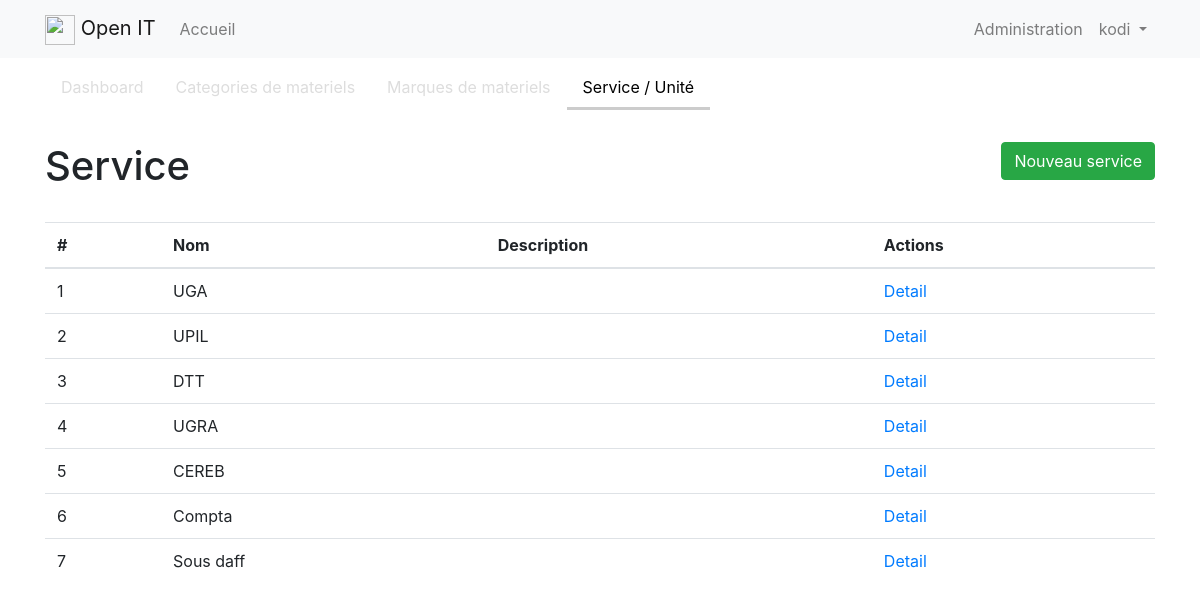
The app's page /admin/service (signed in) with its own data.
### app/models.py (models this page shows, shortened)
class User(UserMixin, db.Model):
    id = db.Column(db.Integer, primary_key=True)
    username = db.Column(db.String(64), index=True, unique=True)
    email = db.Column(db.String(120), index=True, unique=True)
    password_hash = db.Column(db.String(128))
    about_me = db.Column(db.String(140))
    last_seen = db.Column(db.DateTime, default=datetime.utcnow)

class Service(db.Model):
    id = db.Column(db.Integer, primary_key=True)
    name = db.Column(db.String(60), unique=True)
    description = db.Column(db.String(200))
    equipments = db.relationship('Equipment', backref='service', lazy='dynamic')

### app/admin/routes.py (the view)
@bp.route('/service')
@login_required
def service():
    list = Service.query.all()
    return render_template('admin/service/service.html', list=list)

### app/models.py (called while the page is built)
@login.user_loader
def load_user(id):
    return User.query.get(int(id))

### app/templates/admin/service/service.html
{% extends "admin/index.html" %}
{% set active_page = "service" %}
{% block admin_app %}
<div class="container">
  <div class="btn-toolbar justify-content-between py-4">
    <h1>Service</h1>
    <div>
      <a class="btn btn-success" href="{{ url_for('admin.add_service') }}">Nouveau service</a>
    </div>
  </div>
  <table class="table">
    <thead>
      <tr>
        <th>#</th>
        <th>Nom</th>
        <th>Description</th>
        <th>Actions</th>
      </tr>
    </thead>
    <tbody>
        {% for item in list %}
        <tr>
            <td>{{item.id}}</td>
            <td>{{item.name}}</td>
            <td>{{item.description}}</td>
            <td>
                <a href="{{ url_for('admin.detail_service', id=item.id) }}">Detail</a>
            </td>
        </tr>
        {% endfor %}
    </tbody>
  </table>
</div>
{% endblock %}

### app/templates/base.html (shortened to what this page needs)
<html>
    <head>
        <link href="{{ url_for('static', filename='styles/bootstrap.css') }}" rel="stylesheet">
        <link href="{{ url_for('static', filename='styles/theme.css') }}" rel="stylesheet">
    </head>
    <body>
        <nav class="navbar navbar-expand-lg navbar-light bg-light">
          <div class="container">
            <a class="navbar-brand" href="#">
              <img src="/docs/4.1/assets/brand/bootstrap-solid.svg" width="30" height="30" alt="">
              Open IT
            </a>
            {% if current_user.is_authenticated %}
            <div class="collapse navbar-collapse" id="navbarNav">
                <ul class="navbar-nav">
                <li class="nav-item">
                  <a class="nav-link" href="{{ url_for('home.index') }}">Accueil</a>
                </li>
              </ul>
            </div>
            <ul class="navbar-nav ml-auto">
              <li class="nav-item">
                <a class="nav-link" href="{{ url_for('admin.index') }}">Administration</a>
              </li>
              <li class="nav-item dropdown">
                <a class="nav-link dropdown-toggle" href="#" id="navbarDropdown" role="button" data-toggle="dropdown" aria-haspopup="true" aria-expanded="false">
                  {{current_user.username}}
                </a>
              </li>
            </ul>
            {% else %}
              <a href="{{ url_for('auth.login') }}">Login</a>
            {% endif %}
          </div>
        </nav>
        <div>
            <div class="container">
                <div class="row  justify-content-md-center">
                  <div class="col-6">
                  </div>
                </div>
              </div>
        </div>
        <main>
          {% block content %}{% endblock %}
        </main>
    </body>
</html>

### records on screen
User: username "kodi"
Service: id "1", name "UGA"
Service: id "2", name "UPIL"
Service: id "3", name "DTT"
Service: id "4", name "UGRA"
Service: id "5", name "CEREB"
Service: id "6", name "Compta"
Service: id "7", name "Sous daff"

### other values on screen
{{ caption|e }} "Dashboard" "Categories de materiels" "Marques de materiels" "Service / Unité"
